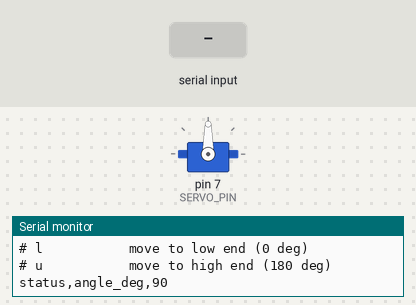
This sketch was run on a simulated Arduino Uno, built with avr-gcc and run on an emulated ATmega328P. Shown: servo, the last lines printed to the serial monitor. The inputs (shaded band) are chosen by the test bench.

Above: at 1.2 s.
1.3 s: "l\n" received over Serial
At 2.1 s:
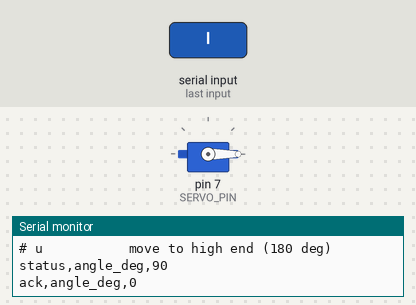
2.8 s: "u\n" received over Serial
At 3.2 s:
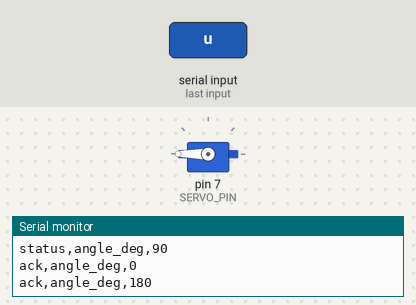
4.3 s: "c,1\n" received over Serial
At 5.5 s:
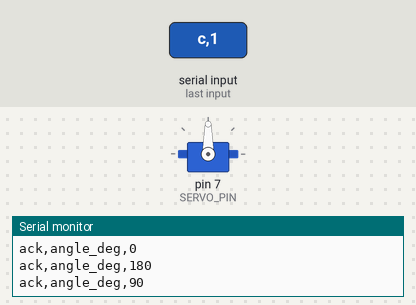
5.8 s: "L\n" received over Serial
At 6.7 s:
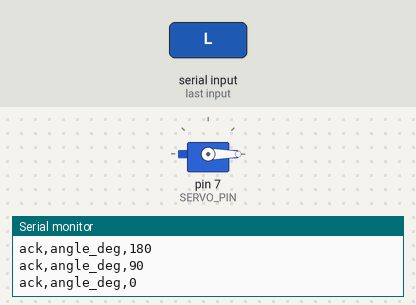
Timing chart, 0 to 8.3 s (numbered marks = the images above; inputs shaded):
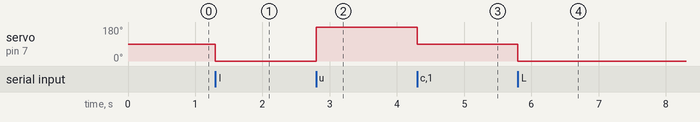

The sketch:

servo_angle_test.ino
```cpp
#include <Servo.h>

// Simple servo angle test for Arduino #2.
//
// Wiring:
//   servo signal -> Arduino D7
//   servo power  -> external 5V supply recommended
//   servo ground -> Arduino GND and power-supply ground
//
// Serial commands (newline terminated):
//   h           print help
//   ?           print current angle
//   a <deg>     move to angle in degrees (0 to 180)
//   c           move to center (90 deg)
//   l           move to low end (0 deg)
//   u           move to high end (180 deg)
//
// For a gentler manual range search, start near center and then try
// angles like 70, 80, 90, 100, 110 while watching for mechanical binding.

const unsigned long SERIAL_BAUD = 115200;
const byte SERVO_PIN = 7;
const int DEFAULT_ANGLE_DEG = 90;

Servo testServo;
int currentAngleDeg = DEFAULT_ANGLE_DEG;

char commandBuffer[48];
byte commandIndex = 0;

int clampAngleDeg(int angleDeg)
{
  if (angleDeg < 0)
  {
    return 0;
  }

  if (angleDeg > 180)
  {
    return 180;
  }

  return angleDeg;
}

void moveServoTo(int angleDeg)
{
  currentAngleDeg = clampAngleDeg(angleDeg);
  testServo.write(currentAngleDeg);

  Serial.print("ack,angle_deg,");
  Serial.println(currentAngleDeg);
}

void printHelp()
{
  Serial.println("# servo_angle_test");
  Serial.println("# Commands:");
  Serial.println("# h           print help");
  Serial.println("# ?           print current angle");
  Serial.println("# a <deg>     move to angle in degrees (0 to 180)");
  Serial.println("# c           move to center (90 deg)");
  Serial.println("# l           move to low end (0 deg)");
  Serial.println("# u           move to high end (180 deg)");
}

void printStatus()
{
  Serial.print("status,angle_deg,");
  Serial.println(currentAngleDeg);
}

void printError(const char *message)
{
  Serial.print("error,");
  Serial.println(message);
}

void executeCommand(char *line)
{
  char *command = strtok(line, " ,\t\r\n");
  if (command == NULL)
  {
    return;
  }

  if (strcmp(command, "h") == 0 || strcmp(command, "H") == 0)
  {
    printHelp();
    return;
  }

  if (strcmp(command, "?") == 0)
  {
    printStatus();
    return;
  }

  if (strcmp(command, "c") == 0 || strcmp(command, "C") == 0)
  {
    moveServoTo(90);
    return;
  }

  if (strcmp(command, "l") == 0 || strcmp(command, "L") == 0)
  {
    moveServoTo(0);
    return;
  }

  if (strcmp(command, "u") == 0 || strcmp(command, "U") == 0)
  {
    moveServoTo(180);
    return;
  }

  if (strcmp(command, "a") == 0 || strcmp(command, "A") == 0)
  {
    char *angleArg = strtok(NULL, " ,\t\r\n");
    if (angleArg == NULL)
    {
      printError("missing_angle_deg");
      return;
    }

    moveServoTo(atoi(angleArg));
    return;
  }

  printError("unknown_command");
}

void readSerialCommands()
{
  while (Serial.available() > 0)
  {
    char c = Serial.read();

    if (c == '\n' || c == '\r')
    {
      if (commandIndex > 0)
      {
        commandBuffer[commandIndex] = '\0';
        executeCommand(commandBuffer);
        commandIndex = 0;
      }
      continue;
    }

    if (commandIndex < sizeof(commandBuffer) - 1)
    {
      commandBuffer[commandIndex++] = c;
    }
    else
    {
      commandIndex = 0;
      printError("command_too_long");
    }
  }
}

void setup()
{
  Serial.begin(SERIAL_BAUD);
  testServo.attach(SERVO_PIN);
  moveServoTo(DEFAULT_ANGLE_DEG);
  printHelp();
  printStatus();
}

void loop()
{
  readSerialCommands();
}
```

Measured:
- after the input at 1.3 s, servo on pin 7 (SERVO_PIN): 90° → 0° at once
- after the input at 2.8 s, servo on pin 7 (SERVO_PIN): 0° → 180° at once
- after the input at 4.3 s, servo on pin 7 (SERVO_PIN): 180° → 90° at once
- after the input at 5.8 s, servo on pin 7 (SERVO_PIN): 90° → 0° at once
